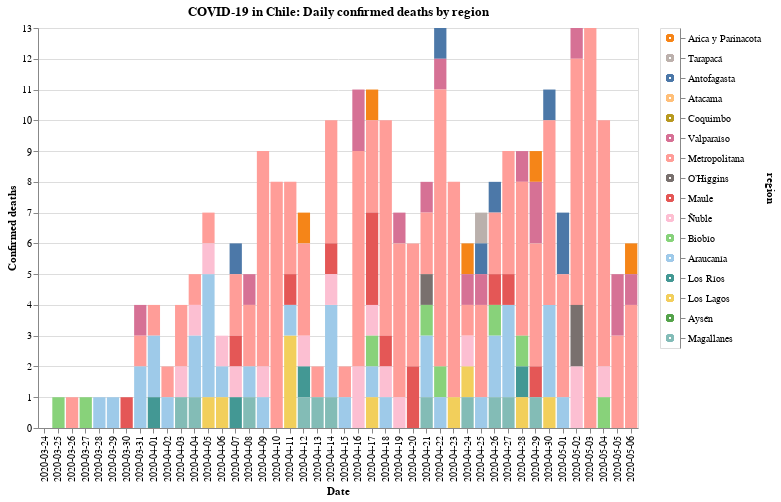

Notebook cell for this chart:
### Code cell
#hide_input

input_dropdown = alt.binding_select(options=new_data['region'].unique())
selection1 = alt.selection_single(fields=['region'], bind=input_dropdown, name=' ')
selection2 = alt.selection_multi(fields=['region'], on='mouseover')

color = alt.condition(selection1 | selection2,
                    alt.Color('region:N', scale=alt.Scale(scheme='tableau20'), legend=None),
                    alt.value('lightgray'))

bars = alt.Chart(new_data).mark_bar().encode(
    x=alt.X('date:O', axis=alt.Axis(title='Date')),
    y=alt.Y('fallecidos', axis=alt.Axis(title='Confirmed deaths')),
    color=color,
    tooltip=['date', 'region', 'fallecidos'],
    order=alt.Order(
    # Sort the segments of the bars by this field
    'codigo region',
    sort='descending'
    )
    ).properties(
    title='COVID-19 in Chile: Daily confirmed deaths by region'
).add_selection(
    selection1, selection2
).transform_filter(
    selection1
)

legend = alt.Chart(new_data).mark_point().encode(
    y=alt.Y('region:N', axis=alt.Axis(orient='right'), sort=regiones),
    color=color
).add_selection(
    selection1, selection2
)

bars.properties(width=600, height=400) | legend

### Figure 1 — Vega-Lite specification as saved in the notebook (floating-point values rounded to 4 significant figures; data arrays with more than 128 entries replaced by an {"elided": "..."} marker saying what was removed)
{"config": {"view": {"continuousWidth": 400, "continuousHeight": 300}}, "hconcat": [{"mark": "bar", "encoding": {"color": {"condition": {"type": "nominal", "field": "region", "legend": null, "scale": {"scheme": "tableau20"}, "selection": {"or": [" ", "selector007"]}}, "value": "lightgray"}, "order": {"type": "quantitative", "field": "codigo region", "sort": "descending"}, "tooltip": [{"type": "nominal", "field": "date"}, {"type": "nominal", "field": "region"}, {"type": "quantitative", "field": "fallecidos"}], "x": {"type": "ordinal", "axis": {"title": "Date"}, "field": "date"}, "y": {"type": "quantitative", "axis": {"title": "Confirmed deaths"}, "field": "fallecidos"}}, "height": 400, "selection": {" ": {"type": "single", "fields": ["region"], "bind": {"input": "select", "options": ["Arica y Parinacota", "Tarapacá", "Antofagasta", "Atacama", "Coquimbo", "Valparaíso", "Metropolitana", "O’Higgins", "Maule", "Ñuble", "Biobío", "Araucanía", "Los Ríos", "Los Lagos", "Aysén", "Magallanes"]}}, "selector007": {"type": "multi", "fields": ["region"], "on": "mouseover"}}, "title": "COVID-19 in Chile: Daily confirmed deaths by region", "transform": [{"filter": {"selection": " "}}], "width": 600}, {"mark": "point", "encoding": {"color": {"condition": {"type": "nominal", "field": "region", "legend": null, "scale": {"scheme": "tableau20"}, "selection": {"or": [" ", "selector007"]}}, "value": "lightgray"}, "y": {"type": "nominal", "axis": {"orient": "right"}, "field": "region", "sort": ["Arica y Parinacota", "Tarapacá", "Antofagasta", "Atacama", "Coquimbo", "Valparaíso", "Metropolitana", "O’Higgins", "Maule", "Ñuble", "Biobío", "Araucanía", "Los Ríos", "Los Lagos", "Aysén", "Magallanes"]}}, "selection": {" ": {"type": "single", "fields": ["region"], "bind": {"input": "select", "options": ["Arica y Parinacota", "Tarapacá", "Antofagasta", "Atacama", "Coquimbo", "Valparaíso", "Metropolitana", "O’Higgins", "Maule", "Ñuble", "Biobío", "Araucanía", "Los Ríos", "Los Lagos", "Aysén", "Magallanes"]}}, "selector007": {"type": "multi", "fields": ["region"], "on": "mouseover"}}}], "data": {"name": "data-5171fa523aaf073183a2cf183c4f7956"}, "$schema": "https://vega.github.io/schema/vega-lite/v4.8.1.json", "datasets": {"data-5171fa523aaf073183a2cf183c4f7956": {"elided": "704 records"}}}
